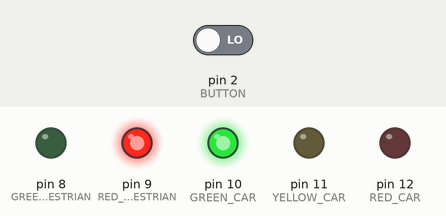
A sketch run on a simulated Arduino Uno, built with avr-gcc and run on an emulated ATmega328P. Shown: output pins drawn as LEDs (lit = HIGH). Inputs (shaded band) come from the test bench; at power-on: pin 2 (BUTTON) LOW.

Above: at 14.8 s.
14.9 s: pin 2 (BUTTON) driven HIGH
At 19.4 s:
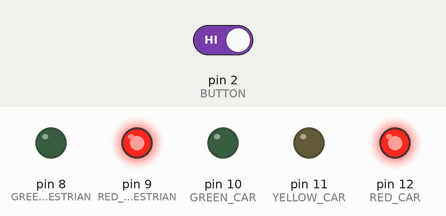
At 22.4 s:
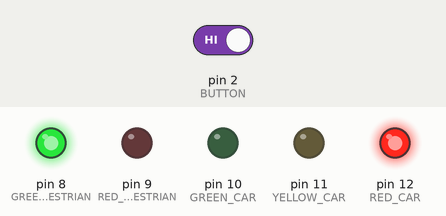
28.4 s: pin 2 (BUTTON) driven LOW
At 30.8 s:
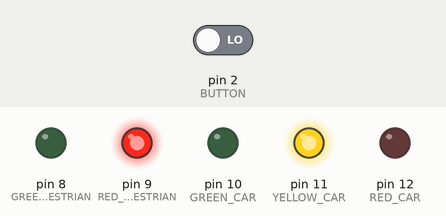
Timing chart, 0 to 42.2 s (numbered marks = the images above; inputs shaded):
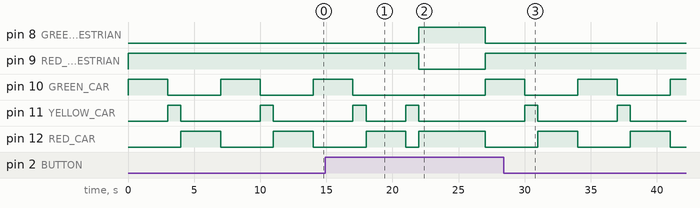

Measured:
- after the input at 14.9 s, pin 8 (GREEN_PEDESTRIAN): LOW → HIGH after 7.1 s, → LOW 5.0 s later; pin 9 (RED_PEDESTRIAN): HIGH → LOW after 7.1 s, → HIGH 5.0 s later; pin 11 (YELLOW_CAR): LOW → HIGH after 6.1 s, → LOW 1.0 s later
- after the input at 28.4 s, pin 8 (GREEN_PEDESTRIAN): stays LOW (without the input it goes to HIGH after 6.6 s); pin 9 (RED_PEDESTRIAN): stays HIGH (without the input it goes to LOW after 6.6 s); pin 11 (YELLOW_CAR): LOW → HIGH after 8.6 s, → LOW 1.0 s later
- by itself, pin 10 (GREEN_CAR), pin 12 (RED_CAR): alternates HIGH for 3.0 s and LOW for 4.0 s
- by itself, pin 11 (YELLOW_CAR): alternates HIGH for 1.0 s and LOW for 6.0 s

The sketch:

index.ino
```cpp
// Mon code est en Anglais car c'est plus consistant avec le language de programmation
// Auteur: Nicolas F.
// 21-Avril-2021

// On initialise les constantes ici (en majuscule pour plus de clarté dans le code) ici
const int GREEN_CAR = 10;
const int YELLOW_CAR = 11;
const int RED_CAR = 12;
const int RED_PEDESTRIAN = 9;
const int GREEN_PEDESTRIAN = 8;
const int BUTTON = 2;

// On assigne une valeur initiale a cette variable qui va changer plus tard
int buttonState = 0;


// Declaration de fonction pour eteindre la LED
void turnLightOff(int led) {
    digitalWrite(led, LOW);
}

// Declaration de fonction pour allumer la LED
void turnLightOn(int led) {
    digitalWrite(led, HIGH);
}

// Declaration d'une fonction qui verifie si le bouton est enclenché
void checkPedestrianLight() {
  buttonState = digitalRead(BUTTON);
  if (buttonState == HIGH) {
    // Si c'est enclenché on commence la logique pièton
    turnLightOff(GREEN_CAR);

    turnLightOn(YELLOW_CAR);
    delay(1000);
    turnLightOff(YELLOW_CAR);

    turnLightOn(RED_CAR);
    turnLightOff(RED_PEDESTRIAN);
    turnLightOn(GREEN_PEDESTRIAN);
    delay(5000);
    turnLightOn(RED_PEDESTRIAN);
    turnLightOff(GREEN_PEDESTRIAN);
    turnLightOff(RED_CAR);

    // une fois la logique piéton terminée on allume le feu vert pour les voitures et on continue
    turnLightOn(GREEN_CAR);
    delay(3000);
    turnLightOff(GREEN_CAR);
  } else {
    // Sinon on allume le feu vert pour les voitures comme d'habitude
    turnLightOn(GREEN_CAR);
    delay(3000);
    turnLightOff(GREEN_CAR);
  }
}

void setup() {
  // On initialise le montage
  pinMode(GREEN_CAR, OUTPUT);
  pinMode(YELLOW_CAR, OUTPUT);
  pinMode(RED_CAR, OUTPUT);
  pinMode(RED_PEDESTRIAN, OUTPUT);
  pinMode(GREEN_PEDESTRIAN, OUTPUT);
  pinMode(BUTTON, INPUT);
}

void loop() {
  // Par defaut le feu est rouge pour les piétons
  turnLightOn(RED_PEDESTRIAN);

  // On regarde si le feu est au vert et on vérifie l'état du bouton
  checkPedestrianLight();

  turnLightOn(YELLOW_CAR);
  delay(1000);
  turnLightOff(YELLOW_CAR);

  turnLightOn(RED_CAR);
  delay(3000);
  turnLightOff(RED_CAR);
}
```
